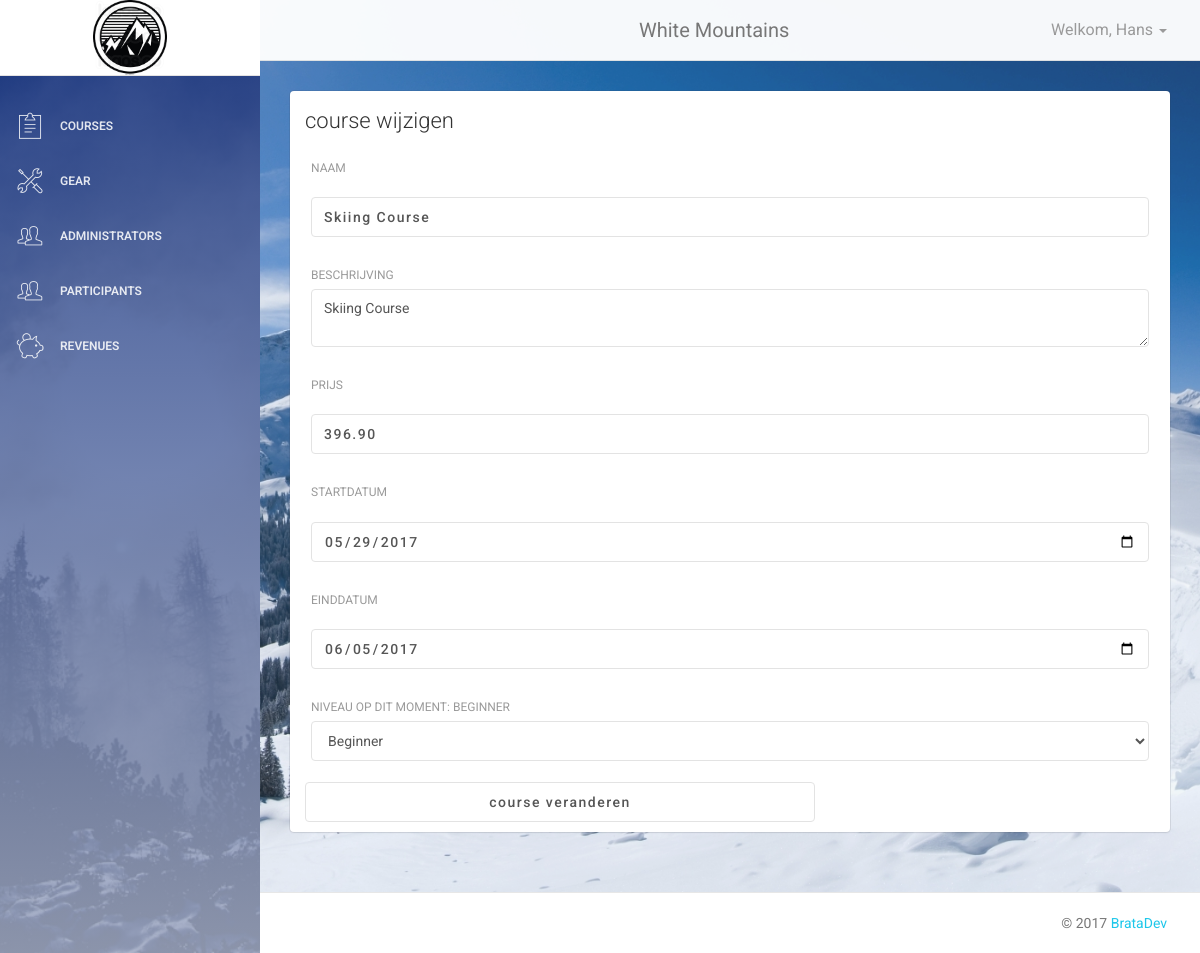
Page /CMS/dashboard.php?page=change_course&id=11 (signed in) on the committed database.
### tables this page shows
CREATE TABLE `courses` (
  `id` int(10) unsigned NOT NULL,
  `coursename` varchar(255) NOT NULL,
  `description` text NOT NULL,
  `level` enum('beginner','intermediate','advanced') NOT NULL DEFAULT 'beginner',
  `price` decimal(18,2) NOT NULL,
  `startdate` date NOT NULL,
  `enddate` date NOT NULL,
  `active` BOOLEAN NOT NULL DEFAULT TRUE
);

### CMS/change_course.php (the view, shortened to what this page needs)
<div class="content">
  <div class="container-fluid">
    <div class="row">
      <div class="col-md-12">
        <div class="card">
          <div class="header">
            <h4 class="title">course wijzigen</h4>
          </div>
          <div class="content">
            <?php
              $cid    = $_GET['id'];
              $query  = "SELECT * FROM courses WHERE id = '$cid'" ;
              $result = mysqli_query($cnx, $query);
              $course = mysqli_fetch_array($result);
            ?>
            <form name="" action=" " method="post">
              <div class="col-md-12">
                <div class="form-group">
                  <label>Naam</label>
                  <input type="text" value="<?php echo $course['coursename']; ?>" class="form-control" name="name" placeholder="Naam van de course..." required data-validation="required" data-validation-length="3-12"  data-validation-error-msg="Dit veld is verplicht">
                </div>
              </div>
              <div class="col-md-12">
                <div class="form-group">
                  <label>Beschrijving</label>
                  <textarea class="form-control"  name="description" placeholder="Beschrijving van de course..." required data-validation="required" data-validation-length="3-12" data-validation-error-msg="Dit veld is verplicht"><?php echo $course['description']; ?></textarea>
                </div>
              </div>
              <div class="col-md-12">
                <div class="form-group">
                  <label>Prijs</label>
                  <input type="number" value="<?php echo $course['price']; ?>" class="form-control" name="price" step="0.01" data-validation="required" data-validation-error-msg="Dit is geen geldig bedrag"  />
                </div>
              </div>
              <div class="col-md-12">
                <div class="form-group">
                  <label>Startdatum</label>
                  <input type="date" value="<?php echo $course['startdate']; ?>" name="startdate" class="form-control" placeholder="startdatum van de course..." required  data-validation="date"  data-validation-help="yyyy-mm-dd" data-validation-error-msg="Geen geldige invoer">
                </div>
              </div>
              <div class="col-md-12">
                <div class="form-group">
                  <label>Einddatum</label>
                  <input type="date" value="<?php echo $course['enddate']; ?>" name="enddate" class="form-control" placeholder="einddatum van de course..." required data-validation="date"  data-validation-help="yyyy-mm-dd" data-validation-error-msg="Geen geldige invoer">
                </div>
              </div>
              <div class="col-md-12">
                <div class="form-group">
                  <label>Niveau op dit moment: <?php echo $course['level']; ?></label>
                  <select class="form-control" name="level">
                    <option value="beginner">Beginner</option>
                  </select>
                </div>
              </div>
              <input style="width:60%!important;" type="submit" class="form-control" value="course veranderen" name="login" class="button" >
            </form>
          </div>
        </div>
      </div>
    </div>
  </div>
</div>

### assets/css/style.css (style rules this page uses)
body { background: url('../img/mountain.jpg') center center no-repeat; background-size: cover; color: #32cd32; }
input { font-size: 16px; font-weight: 500; color: #000; background: #fff; border: none; height: 48px; padding: 15px 20px; width: 100%; -webkit-box-sizing: border-box; -moz-box-sizing: border-box; box-sizing: border-box; margin-top: 15px; letter-spacing: 1.5px; }

### rows in the picture
courses: name "Skiing Course", description "Skiing Course", price "396.90", startdate "05/29/2017", enddate "06/05/2017", level "BEGINNER"

### other values in the picture
$_SESSION['firstname'] "Hans"
